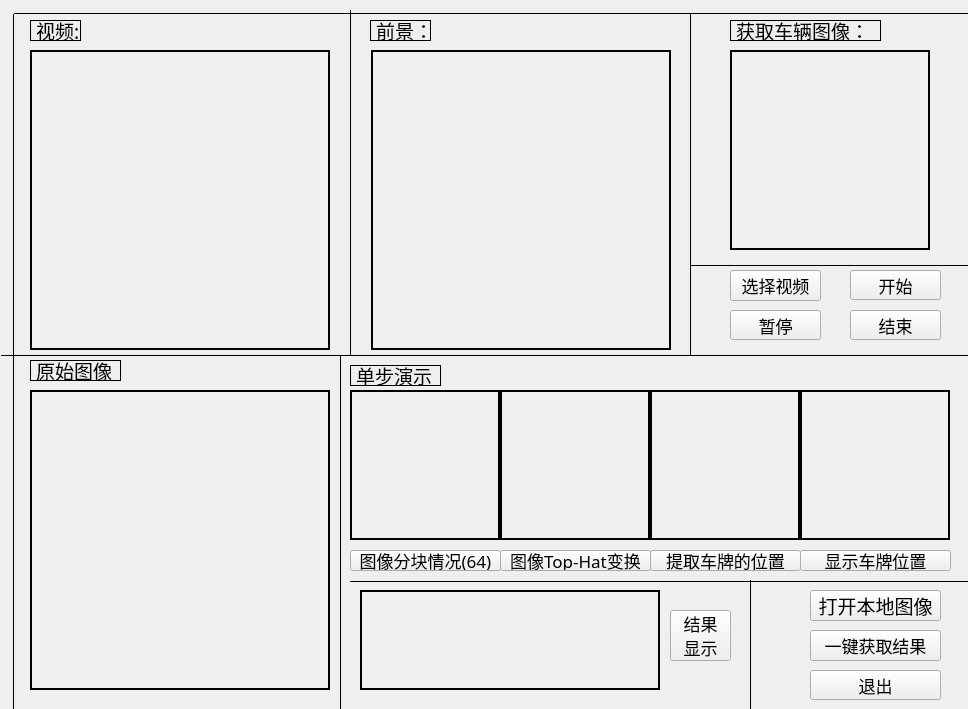
<?xml version="1.0" encoding="UTF-8"?>
<ui version="4.0">
 <class>Widget</class>
 <widget class="QWidget" name="Widget">
  <property name="windowModality">
   <enum>Qt::ApplicationModal</enum>
  </property>
  <property name="geometry">
   <rect>
    <x>0</x>
    <y>0</y>
    <width>968</width>
    <height>709</height>
   </rect>
  </property>
  <property name="font">
   <font>
    <pointsize>12</pointsize>
   </font>
  </property>
  <property name="acceptDrops">
   <bool>true</bool>
  </property>
  <property name="windowTitle">
   <string>Widget</string>
  </property>
  <widget class="QLabel" name="label_2">
   <property name="geometry">
    <rect>
     <x>30</x>
     <y>20</y>
     <width>51</width>
     <height>21</height>
    </rect>
   </property>
   <property name="font">
    <font>
     <family>华文楷体</family>
     <pointsize>14</pointsize>
     <weight>50</weight>
     <bold>false</bold>
    </font>
   </property>
   <property name="frameShape">
    <enum>QFrame::Panel</enum>
   </property>
   <property name="text">
    <string>视频:</string>
   </property>
  </widget>
  <widget class="Line" name="line_3">
   <property name="geometry">
    <rect>
     <x>14</x>
     <y>5</y>
     <width>960</width>
     <height>16</height>
    </rect>
   </property>
   <property name="frameShadow">
    <enum>QFrame::Plain</enum>
   </property>
   <property name="orientation">
    <enum>Qt::Horizontal</enum>
   </property>
  </widget>
  <widget class="QLabel" name="label_OpenVideo">
   <property name="geometry">
    <rect>
     <x>30</x>
     <y>50</y>
     <width>300</width>
     <height>300</height>
    </rect>
   </property>
   <property name="frameShape">
    <enum>QFrame::WinPanel</enum>
   </property>
   <property name="text">
    <string/>
   </property>
  </widget>
  <widget class="Line" name="line">
   <property name="geometry">
    <rect>
     <x>340</x>
     <y>10</y>
     <width>20</width>
     <height>345</height>
    </rect>
   </property>
   <property name="font">
    <font>
     <pointsize>9</pointsize>
     <weight>50</weight>
     <bold>false</bold>
    </font>
   </property>
   <property name="focusPolicy">
    <enum>Qt::NoFocus</enum>
   </property>
   <property name="frameShadow">
    <enum>QFrame::Plain</enum>
   </property>
   <property name="orientation">
    <enum>Qt::Vertical</enum>
   </property>
  </widget>
  <widget class="Line" name="line_2">
   <property name="geometry">
    <rect>
     <x>1</x>
     <y>350</y>
     <width>970</width>
     <height>10</height>
    </rect>
   </property>
   <property name="frameShadow">
    <enum>QFrame::Plain</enum>
   </property>
   <property name="orientation">
    <enum>Qt::Horizontal</enum>
   </property>
  </widget>
  <widget class="Line" name="line_5">
   <property name="geometry">
    <rect>
     <x>680</x>
     <y>14</y>
     <width>20</width>
     <height>342</height>
    </rect>
   </property>
   <property name="font">
    <font>
     <pointsize>9</pointsize>
     <weight>50</weight>
     <bold>false</bold>
    </font>
   </property>
   <property name="focusPolicy">
    <enum>Qt::NoFocus</enum>
   </property>
   <property name="frameShadow">
    <enum>QFrame::Plain</enum>
   </property>
   <property name="orientation">
    <enum>Qt::Vertical</enum>
   </property>
  </widget>
  <widget class="Line" name="line_4">
   <property name="geometry">
    <rect>
     <x>3</x>
     <y>14</y>
     <width>20</width>
     <height>370</height>
    </rect>
   </property>
   <property name="font">
    <font>
     <pointsize>9</pointsize>
     <weight>50</weight>
     <bold>false</bold>
    </font>
   </property>
   <property name="focusPolicy">
    <enum>Qt::NoFocus</enum>
   </property>
   <property name="frameShadow">
    <enum>QFrame::Plain</enum>
   </property>
   <property name="orientation">
    <enum>Qt::Vertical</enum>
   </property>
  </widget>
  <widget class="QLabel" name="label_3">
   <property name="geometry">
    <rect>
     <x>370</x>
     <y>20</y>
     <width>61</width>
     <height>21</height>
    </rect>
   </property>
   <property name="font">
    <font>
     <family>华文楷体</family>
     <pointsize>14</pointsize>
     <weight>50</weight>
     <bold>false</bold>
    </font>
   </property>
   <property name="frameShape">
    <enum>QFrame::Panel</enum>
   </property>
   <property name="text">
    <string>前景：</string>
   </property>
  </widget>
  <widget class="QLabel" name="label_FrontView">
   <property name="geometry">
    <rect>
     <x>371</x>
     <y>50</y>
     <width>300</width>
     <height>300</height>
    </rect>
   </property>
   <property name="frameShape">
    <enum>QFrame::WinPanel</enum>
   </property>
   <property name="text">
    <string/>
   </property>
  </widget>
  <widget class="QPushButton" name="Button_OpenVideo">
   <property name="geometry">
    <rect>
     <x>730</x>
     <y>270</y>
     <width>91</width>
     <height>31</height>
    </rect>
   </property>
   <property name="font">
    <font>
     <family>华文楷体</family>
     <pointsize>13</pointsize>
     <weight>50</weight>
     <bold>false</bold>
    </font>
   </property>
   <property name="text">
    <string>选择视频</string>
   </property>
  </widget>
  <widget class="QLabel" name="label_CarImg">
   <property name="geometry">
    <rect>
     <x>730</x>
     <y>50</y>
     <width>200</width>
     <height>200</height>
    </rect>
   </property>
   <property name="frameShape">
    <enum>QFrame::WinPanel</enum>
   </property>
   <property name="text">
    <string/>
   </property>
  </widget>
  <widget class="QLabel" name="label_4">
   <property name="geometry">
    <rect>
     <x>730</x>
     <y>20</y>
     <width>151</width>
     <height>21</height>
    </rect>
   </property>
   <property name="font">
    <font>
     <family>华文楷体</family>
     <pointsize>14</pointsize>
     <weight>50</weight>
     <bold>false</bold>
    </font>
   </property>
   <property name="frameShape">
    <enum>QFrame::Panel</enum>
   </property>
   <property name="text">
    <string>获取车辆图像：</string>
   </property>
  </widget>
  <widget class="Line" name="line_7">
   <property name="geometry">
    <rect>
     <x>691</x>
     <y>260</y>
     <width>280</width>
     <height>10</height>
    </rect>
   </property>
   <property name="frameShadow">
    <enum>QFrame::Plain</enum>
   </property>
   <property name="orientation">
    <enum>Qt::Horizontal</enum>
   </property>
  </widget>
  <widget class="QPushButton" name="Button_Start">
   <property name="geometry">
    <rect>
     <x>850</x>
     <y>270</y>
     <width>91</width>
     <height>30</height>
    </rect>
   </property>
   <property name="font">
    <font>
     <family>华文楷体</family>
     <pointsize>13</pointsize>
     <weight>50</weight>
     <bold>false</bold>
    </font>
   </property>
   <property name="text">
    <string>开始</string>
   </property>
  </widget>
  <widget class="QPushButton" name="Button_Stop">
   <property name="geometry">
    <rect>
     <x>730</x>
     <y>310</y>
     <width>91</width>
     <height>30</height>
    </rect>
   </property>
   <property name="font">
    <font>
     <family>华文楷体</family>
     <pointsize>13</pointsize>
     <weight>50</weight>
     <bold>false</bold>
    </font>
   </property>
   <property name="text">
    <string>暂停</string>
   </property>
  </widget>
  <widget class="QPushButton" name="Button_Exit">
   <property name="geometry">
    <rect>
     <x>810</x>
     <y>670</y>
     <width>131</width>
     <height>30</height>
    </rect>
   </property>
   <property name="font">
    <font>
     <family>华文楷体</family>
     <pointsize>13</pointsize>
     <weight>50</weight>
     <bold>false</bold>
    </font>
   </property>
   <property name="text">
    <string>退出</string>
   </property>
  </widget>
  <widget class="QLabel" name="label_5">
   <property name="geometry">
    <rect>
     <x>350</x>
     <y>365</y>
     <width>91</width>
     <height>21</height>
    </rect>
   </property>
   <property name="font">
    <font>
     <family>华文楷体</family>
     <pointsize>14</pointsize>
    </font>
   </property>
   <property name="frameShape">
    <enum>QFrame::Panel</enum>
   </property>
   <property name="text">
    <string>单步演示：</string>
   </property>
  </widget>
  <widget class="QLabel" name="ShowPlaceOfPlate">
   <property name="geometry">
    <rect>
     <x>800</x>
     <y>390</y>
     <width>150</width>
     <height>150</height>
    </rect>
   </property>
   <property name="frameShape">
    <enum>QFrame::WinPanel</enum>
   </property>
   <property name="text">
    <string/>
   </property>
  </widget>
  <widget class="Line" name="line_10">
   <property name="geometry">
    <rect>
     <x>330</x>
     <y>356</y>
     <width>20</width>
     <height>360</height>
    </rect>
   </property>
   <property name="font">
    <font>
     <pointsize>9</pointsize>
     <weight>50</weight>
     <bold>false</bold>
    </font>
   </property>
   <property name="focusPolicy">
    <enum>Qt::NoFocus</enum>
   </property>
   <property name="frameShadow">
    <enum>QFrame::Plain</enum>
   </property>
   <property name="orientation">
    <enum>Qt::Vertical</enum>
   </property>
  </widget>
  <widget class="QLabel" name="GetPlaceOfPlate">
   <property name="geometry">
    <rect>
     <x>650</x>
     <y>390</y>
     <width>150</width>
     <height>150</height>
    </rect>
   </property>
   <property name="frameShape">
    <enum>QFrame::WinPanel</enum>
   </property>
   <property name="text">
    <string/>
   </property>
  </widget>
  <widget class="QPushButton" name="Button_TopHat">
   <property name="geometry">
    <rect>
     <x>500</x>
     <y>550</y>
     <width>151</width>
     <height>21</height>
    </rect>
   </property>
   <property name="font">
    <font>
     <family>华文楷体</family>
     <pointsize>13</pointsize>
    </font>
   </property>
   <property name="text">
    <string>图像Top-Hat变换</string>
   </property>
  </widget>
  <widget class="QPushButton" name="Button_GetPlace">
   <property name="geometry">
    <rect>
     <x>650</x>
     <y>550</y>
     <width>151</width>
     <height>21</height>
    </rect>
   </property>
   <property name="font">
    <font>
     <family>华文楷体</family>
     <pointsize>13</pointsize>
    </font>
   </property>
   <property name="text">
    <string>提取车牌的位置</string>
   </property>
  </widget>
  <widget class="QPushButton" name="pushButton">
   <property name="geometry">
    <rect>
     <x>810</x>
     <y>590</y>
     <width>131</width>
     <height>31</height>
    </rect>
   </property>
   <property name="font">
    <font>
     <family>华文楷体</family>
     <pointsize>14</pointsize>
    </font>
   </property>
   <property name="text">
    <string>打开本地图像</string>
   </property>
  </widget>
  <widget class="QLabel" name="label_6">
   <property name="geometry">
    <rect>
     <x>30</x>
     <y>360</y>
     <width>91</width>
     <height>21</height>
    </rect>
   </property>
   <property name="font">
    <font>
     <family>华文楷体</family>
     <pointsize>14</pointsize>
    </font>
   </property>
   <property name="frameShape">
    <enum>QFrame::Panel</enum>
   </property>
   <property name="text">
    <string>原始图像：</string>
   </property>
  </widget>
  <widget class="QLabel" name="label_OpenImage">
   <property name="geometry">
    <rect>
     <x>30</x>
     <y>390</y>
     <width>300</width>
     <height>300</height>
    </rect>
   </property>
   <property name="frameShape">
    <enum>QFrame::WinPanel</enum>
   </property>
   <property name="text">
    <string/>
   </property>
  </widget>
  <widget class="QPushButton" name="Button_ShowFindPlate">
   <property name="geometry">
    <rect>
     <x>670</x>
     <y>610</y>
     <width>61</width>
     <height>51</height>
    </rect>
   </property>
   <property name="font">
    <font>
     <family>华文楷体</family>
     <pointsize>13</pointsize>
    </font>
   </property>
   <property name="text">
    <string>结果
显示</string>
   </property>
  </widget>
  <widget class="QPushButton" name="Button_OneClick">
   <property name="geometry">
    <rect>
     <x>810</x>
     <y>630</y>
     <width>131</width>
     <height>31</height>
    </rect>
   </property>
   <property name="font">
    <font>
     <family>华文楷体</family>
     <pointsize>13</pointsize>
    </font>
   </property>
   <property name="text">
    <string>一键获取结果</string>
   </property>
  </widget>
  <widget class="QLabel" name="TopHat_Show">
   <property name="geometry">
    <rect>
     <x>500</x>
     <y>390</y>
     <width>150</width>
     <height>150</height>
    </rect>
   </property>
   <property name="frameShape">
    <enum>QFrame::WinPanel</enum>
   </property>
   <property name="text">
    <string/>
   </property>
  </widget>
  <widget class="QPushButton" name="Button_Partitioning">
   <property name="geometry">
    <rect>
     <x>350</x>
     <y>550</y>
     <width>151</width>
     <height>21</height>
    </rect>
   </property>
   <property name="font">
    <font>
     <family>华文楷体</family>
     <pointsize>13</pointsize>
    </font>
   </property>
   <property name="focusPolicy">
    <enum>Qt::NoFocus</enum>
   </property>
   <property name="text">
    <string>图像分块情况(64)</string>
   </property>
  </widget>
  <widget class="QPushButton" name="Button_ShowPlace">
   <property name="geometry">
    <rect>
     <x>800</x>
     <y>550</y>
     <width>151</width>
     <height>21</height>
    </rect>
   </property>
   <property name="font">
    <font>
     <family>华文楷体</family>
     <pointsize>13</pointsize>
    </font>
   </property>
   <property name="text">
    <string>显示车牌位置</string>
   </property>
  </widget>
  <widget class="Line" name="line_12">
   <property name="geometry">
    <rect>
     <x>350</x>
     <y>580</y>
     <width>620</width>
     <height>3</height>
    </rect>
   </property>
   <property name="frameShadow">
    <enum>QFrame::Plain</enum>
   </property>
   <property name="orientation">
    <enum>Qt::Horizontal</enum>
   </property>
  </widget>
  <widget class="QLabel" name="ShowFindPlate">
   <property name="geometry">
    <rect>
     <x>360</x>
     <y>590</y>
     <width>300</width>
     <height>100</height>
    </rect>
   </property>
   <property name="frameShape">
    <enum>QFrame::WinPanel</enum>
   </property>
   <property name="text">
    <string/>
   </property>
  </widget>
  <widget class="Line" name="line_14">
   <property name="geometry">
    <rect>
     <x>3</x>
     <y>384</y>
     <width>20</width>
     <height>413</height>
    </rect>
   </property>
   <property name="font">
    <font>
     <pointsize>9</pointsize>
     <weight>50</weight>
     <bold>false</bold>
    </font>
   </property>
   <property name="focusPolicy">
    <enum>Qt::NoFocus</enum>
   </property>
   <property name="frameShadow">
    <enum>QFrame::Plain</enum>
   </property>
   <property name="orientation">
    <enum>Qt::Vertical</enum>
   </property>
  </widget>
  <widget class="QLabel" name="Partition">
   <property name="geometry">
    <rect>
     <x>350</x>
     <y>390</y>
     <width>150</width>
     <height>150</height>
    </rect>
   </property>
   <property name="frameShape">
    <enum>QFrame::WinPanel</enum>
   </property>
   <property name="text">
    <string/>
   </property>
  </widget>
  <widget class="Line" name="line_13">
   <property name="geometry">
    <rect>
     <x>740</x>
     <y>580</y>
     <width>20</width>
     <height>130</height>
    </rect>
   </property>
   <property name="font">
    <font>
     <pointsize>9</pointsize>
     <weight>50</weight>
     <bold>false</bold>
    </font>
   </property>
   <property name="focusPolicy">
    <enum>Qt::NoFocus</enum>
   </property>
   <property name="frameShadow">
    <enum>QFrame::Plain</enum>
   </property>
   <property name="orientation">
    <enum>Qt::Vertical</enum>
   </property>
  </widget>
  <widget class="QPushButton" name="Button_End">
   <property name="geometry">
    <rect>
     <x>850</x>
     <y>310</y>
     <width>91</width>
     <height>30</height>
    </rect>
   </property>
   <property name="font">
    <font>
     <family>华文楷体</family>
     <pointsize>13</pointsize>
     <weight>50</weight>
     <bold>false</bold>
    </font>
   </property>
   <property name="text">
    <string>结束</string>
   </property>
  </widget>
 </widget>
 <layoutdefault spacing="6" margin="11"/>
 <resources/>
 <connections/>
</ui>
